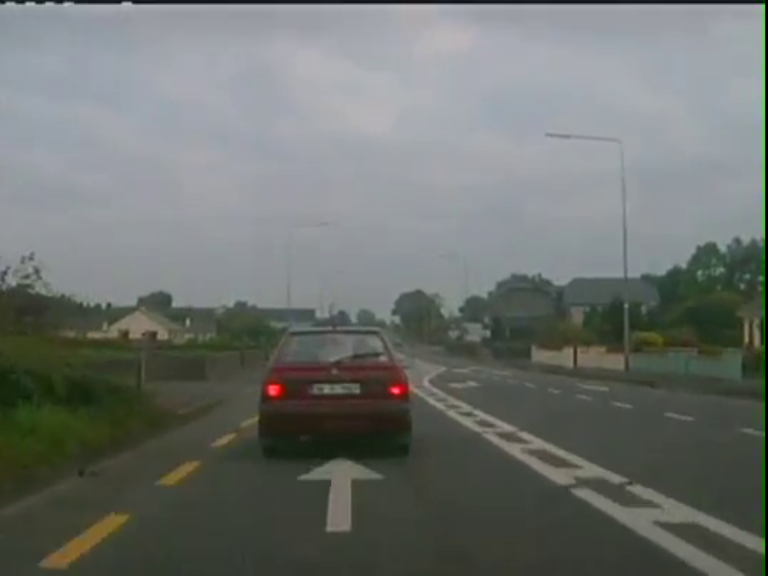
#> input picture images/103.png, 768 x 576 px
$ python showflow.py --file images/103.png   (Python 2 division)   (older library calls are emulated)
#> lines starting #> are read from the running program, lines starting #| are printed output that depends on the picture
### optical_flow/__init__.py
'''
optical_flow.py - Optical-flow velocity calculation and display using OpenCV

    Copyright (C) 2014 Simon D. Levy

    This program is free software: you can redistribute it and/or modify
    it under the terms of the GNU Lesser General Public License as
    published by the Free Software Foundation, either version 3 of the
    License, or (at your option) any later version.

    This program is distributed in the hope that it will be useful,
    but WITHOUT ANY WARRANTY; without even the implied warranty of
    MERCHANTABILITY or FITNESS FOR A PARTICULAR PURPOSE.  See the
    GNU General Public License for more details.
'''

import cv2
import numpy as np
import time
import math
import optparse

class OpticalFlowCalculator:
    '''
    A class for optical flow calculations using OpenCV
    '''

    def __init__(self, frame_width, frame_height, scaledown=1,
                 perspective_angle=0, move_step=16, window_name=None, flow_color_rgb=(0,255,0)):
        '''
        Creates an OpticalFlow object for images with specified width and height.

        Optional inputs are:

          perspective_angle - perspective angle of camera, for reporting flow in meters per second
          move_step           - step size in pixels for sampling the flow image
          window_name       - window name for display
          flow_color_rgb    - color for displaying flow
        '''

        self.move_step = move_step
        self.mv_color_bgr = (flow_color_rgb[2], flow_color_rgb[1], flow_color_rgb[0])

        self.perspective_angle = perspective_angle

        self.window_name = window_name

        self.size = (int(frame_width/scaledown), int(frame_height/scaledown))

        self.prev_gray = None
        self.prev_time = None

    # [13 lines left out: function processBytes, not called in this run]

    def processFrame(self, frame, distance=None, timestep=1):
        '''
        Processes one image frame, returning summed X,Y flow and frame.

        Optional inputs are:

          distance - distance in meters to image (focal length) for returning flow in meters per second
          timestep - time step in seconds for returning flow in meters per second
        '''

        frame2 = cv2.resize(frame, self.size)

        gray = cv2.cvtColor(frame2, cv2.COLOR_RGB2GRAY)

        xsum, ysum = 0,0

        xvel, yvel = 0,0
        marginX = 5
        marginY = marginX
        marginZeroX = 5
        marginZeroY = marginZeroX

        if self.prev_gray != None:

            flow = cv2.calcOpticalFlowFarneback(self.prev_gray, gray, None,0.5, 5, 13, 10, 5, 1.1, flags=0)
            arrayAll = []
            arrayX = []
            arrayMedian = []
            # [9 lines left out: function arrayMedianFunction, not called in this run]
            for y in range(0, flow.shape[0], self.move_step):
                for x in range(0, flow.shape[1], self.move_step):
                    fx, fy = flow[y, x]
                    arrayX.append([fx,fy])
                    xsum += fx
                    ysum += fy
                arrayAll.append(arrayX)
                arrayMedian.append(arrayMedianFunction(arrayX))
                arrayX = []
                    #cv2.line(frame2, (x,y), (int(x+fx),int(y+fy)), self.mv_color_bgr)
                    #cv2.circle(frame2, (x,y), 1, self.mv_color_bgr, -1)
            #now we find the values that are weird...

            i = 0
            for y in range(0, flow.shape[0], self.move_step):
                j = 0
                for x in range(0, flow.shape[1], self.move_step):
                    if (((arrayAll[i][j][0] > (arrayMedian[i][0]+marginX)) or (arrayAll[i][j][0] < (arrayMedian[i][0]-marginX)) or (arrayAll[i][j][1] > (arrayMedian[i][1]+marginY)) or (arrayAll[i][j][1] < (arrayMedian[i][1]-marginY))) and ((arrayAll[i][j][0] > (marginZeroX)) or (arrayAll[i][j][0] < (-marginZeroX) ) or (arrayAll[i][j][1] > (marginZeroY)) or (arrayAll[i][j][1] < (-marginZeroY)))):
                        #print arrayAll[i][j],arrayMedian[i],arrayAll[i]
                        cv2.line(frame2, (x,y), (int(x+arrayAll[i][j][0]),int(y+arrayAll[i][j][1])), self.mv_color_bgr)
                        cv2.circle(frame2, (x,y), 1, self.mv_color_bgr, -1)
                    j += 1
                i += 1

            # Default to system time if no timestep
            curr_time = time.time()
            if not timestep:
                timestep = (curr_time - self.prev_time) if self.prev_time else 1
            self.prev_time = curr_time

            xvel = self._get_velocity(flow, xsum, flow.shape[1], distance, timestep)
            yvel = self._get_velocity(flow, ysum, flow.shape[0], distance, timestep)

        self.prev_gray = gray

        if self.window_name:
            cv2.imshow(self.window_name, frame2)
            if cv2.waitKey(1) & 0x000000FF== 27: # ESC
                return None

       # Normalize and divide by timestep
        return  xvel, yvel, frame2

    # [17 lines left out: functions _get_velocity, _velocity_meters_per_second, not called in this run]

# [44 lines that do not run on import are left out]

### showflow.py
#!/usr/bin/env python

'''
showflow.py - Optical-flow demonstrations

    To test:

      % python showflow.py               # video from webcam
      % python showflow.py -f FILENAME   # video from file
      % python showflow.py -c CAMERA     # specific camera number
      % python showflow.py -s N          # scale-down factor for flow image
      % python showflow.py -m M          # move step in pixels

    Adapted from

    https://code.ros.org/trac/opencv/browser/trunk/opencv/samples/python/fback.py?rev=2271

    Copyright (C) 2014 Simon D. Levy

    This program is free software: you can redistribute it and/or modify
    it under the terms of the GNU Lesser General Public License as
    published by the Free Software Foundation, either version 3 of the
    License, or (at your option) any later version.

    This program is distributed in the hope that it will be useful,
    but WITHOUT ANY WARRANTY; without even the implied warranty of
    MERCHANTABILITY or FITNESS FOR A PARTICULAR PURPOSE.  See the
    GNU General Public License for more details.
'''

import cv2
import numpy as np
from images2gif import writeGif
import os
import time
import math
import optparse

from optical_flow import OpticalFlowCalculator

if __name__=="__main__":

    parser = optparse.OptionParser()

    parser.add_option("-f", "--file",  dest="filename", help="Read from video file", metavar="FILE")
    parser.add_option("-s", "--scaledown", dest="scaledown", help="Fractional image scaling", metavar="SCALEDOWN")
    parser.add_option("-c", "--camera", dest="camera", help="Camera number", metavar="CAMERA")
    parser.add_option("-m", "--movestep", dest="movestep", help="Move step (pixels)", metavar="MOVESTEP")

    (options, _) = parser.parse_args()

    camno = int(options.camera) if options.camera else 0

    cap = cv2.VideoCapture(camno if not options.filename else options.filename)

    width    = int(768)
    height   = int(576)

    scaledown = int(options.scaledown) if options.scaledown else 1

    movestep = int(options.movestep) if options.movestep else 16

    flow = OpticalFlowCalculator(width, height, window_name='Optical Flow', scaledown=scaledown, move_step=movestep)

    start_sec = time.time()
    count = 0
    frames = []
    while True:

        success, frame = cap.read()
#> frame is the input picture: shape (576, 768, 3); mean B, G, R 109.8, 113.9, 109.5

        count += 1

        if not success:
            break

        xvel, yvel, result = flow.processFrame(frame)
#> in processFrame, `gray = cv2.cvtColor(frame2, cv2.COLOR_RGB2GRAY)`:
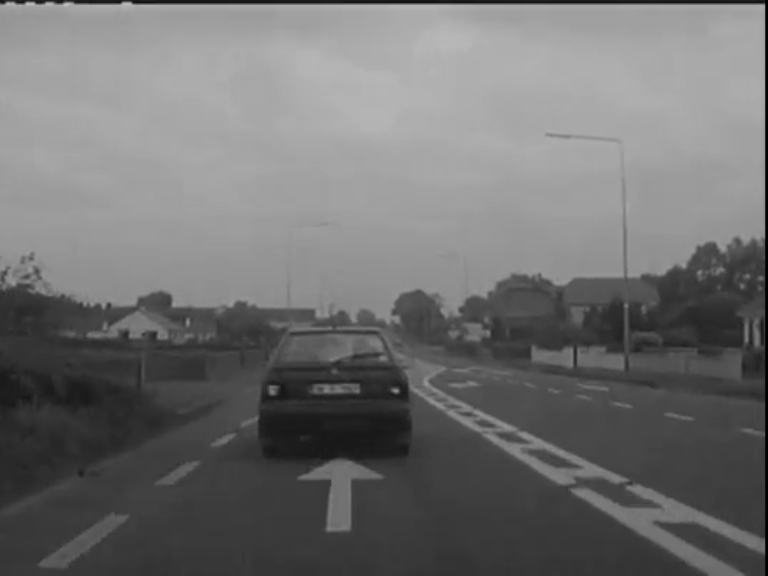
#> gray: shape (576, 768); min 0, max 195, mean 112.2
#> (key Esc is pressed here)
#> (the run stopped early here; a loop or call above may not have finished)
